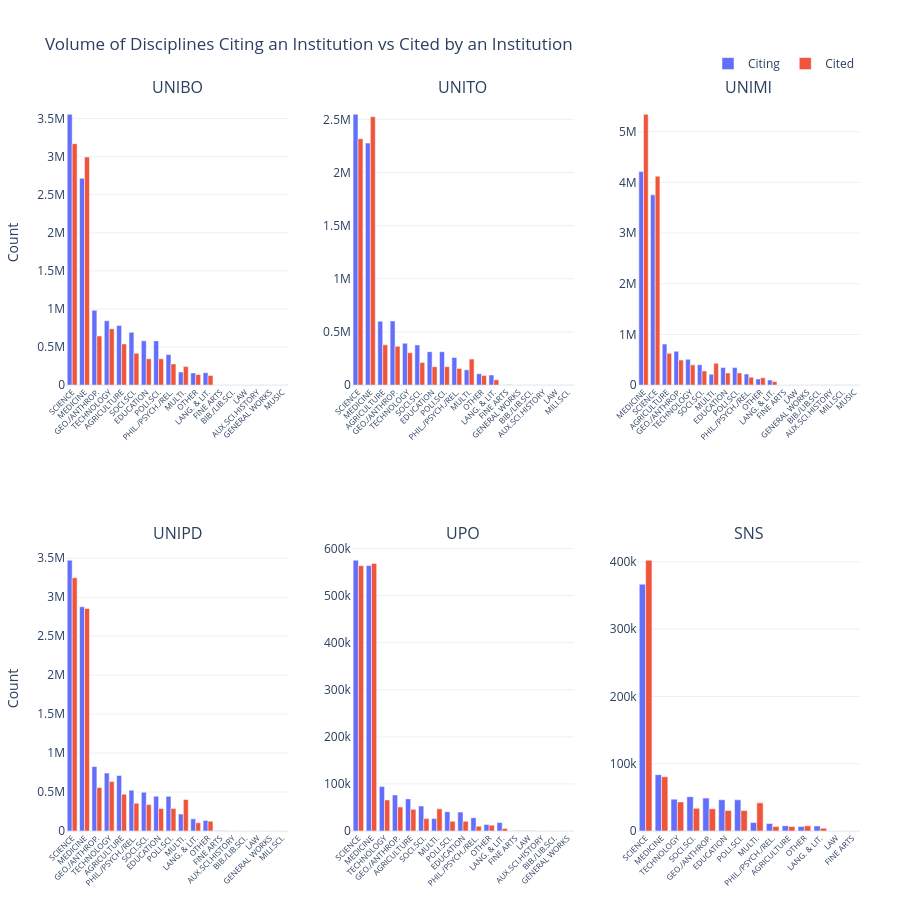

This figure's notebook cell:
### Markdown cell above
### Grouped Bar Chart

The same data as the Butterfly Chart, displayed as grouped vertical bars. This view makes it easier to compare absolute counts between Citing (blue) and Cited (red) for each discipline within a single institution.

### Code cell
import plotly.graph_objects as go
from plotly.subplots import make_subplots

ROWS, COLS = 2, 3

fig = make_subplots(
    rows=ROWS, cols=COLS,
    subplot_titles=INSTITUTIONS,
    horizontal_spacing=0.08,
    vertical_spacing=0.22,
)

show_legend = True


for idx, inst in enumerate(INSTITUTIONS):
    row = idx // COLS + 1
    col = idx % COLS  + 1

    if inst_col is None or inst not in df_prof[inst_col].values:
        fig.add_trace(go.Bar(x=[], y=[], showlegend=False), row=row, col=col)
        fig.add_annotation(
            text="No data",
            xref=f"x{idx + 1} domain", yref=f"y{idx + 1} domain",
            x=0.5, y=0.5, showarrow=False,
            font=dict(size=14, color="gray"),
        )
        continue

    subset = df_prof[df_prof[inst_col] == inst]
    agg = (
        subset.groupby(discipline_col)[[citing_col, cited_col]]
        .sum().reset_index()
    )
    agg["total"]      = agg[citing_col] + agg[cited_col]
    agg               = agg.sort_values("total", ascending=False).reset_index(drop=True)
    agg["disc_label"] = agg[discipline_col].map(lambda x: DISC_SHORT.get(x, x))

    fig.add_trace(go.Bar(
        x=agg["disc_label"], y=agg[citing_col],
        name="Citing", legendgroup="citing",
        showlegend=show_legend, marker_color=COLORS["citing"],
        hovertemplate="%{x}<br>Citing: %{y:,}<extra></extra>",
    ), row=row, col=col)

    fig.add_trace(go.Bar(
        x=agg["disc_label"], y=agg[cited_col],
        name="Cited", legendgroup="cited",
        showlegend=show_legend, marker_color=COLORS["cited"],
        hovertemplate="%{x}<br>Cited: %{y:,}<extra></extra>",
    ), row=row, col=col)

    show_legend = False

    fig.update_xaxes(tickangle=-45, tickfont=dict(size=8), row=row, col=col)
    fig.update_yaxes(title_text="Count" if col == 1 else "", row=row, col=col)

fig.update_layout(
    title_text="Volume of Disciplines Citing an Institution vs Cited by an Institution",
    barmode="group",
    height=900,
    legend=dict(orientation="h", yanchor="bottom", y=1.03, xanchor="right", x=1),
    margin=dict(l=60, r=40, t=100, b=40),
    template="plotly_white",
)
fig.show()

### Figure 1 — Plotly figure (JSON) as saved in the notebook; plotly's stock layout.template omitted (floating-point values rounded to 4 significant figures)
{"data": [{"hovertemplate": "%{x}<br>Citing: %{y:,}<extra></extra>", "legendgroup": "citing", "marker": {"color": "#636EFA"}, "name": "Citing", "showlegend": true, "type": "bar", "x": ["SCIENCE", "MEDICINE", "GEO./ANTHROP.", "TECHNOLOGY", "AGRICULTURE", "SOCI.SCI.", "EDUCATION", "POLI.SCI.", "PHIL./PSYCH./REL.", "MULTI.", "OTHER", "LANG. & LIT.", "FINE ARTS", "BIB./LIB.SCI.", "LAW", "AUX.SCI.HISTORY", "GENERAL WORKS", "MUSIC"], "xaxis": "x", "y": [3557051, 2716909, 982595, 844385, 781457, 693976, 581189, 580491, 401305, 171292, 159712, 163030, 1867, 816, 120, 425, 187, 117], "yaxis": "y"}, {"hovertemplate": "%{x}<br>Cited: %{y:,}<extra></extra>", "legendgroup": "cited", "marker": {"color": "#EF553B"}, "name": "Cited", "showlegend": true, "type": "bar", "x": ["SCIENCE", "MEDICINE", "GEO./ANTHROP.", "TECHNOLOGY", "AGRICULTURE", "SOCI.SCI.", "EDUCATION", "POLI.SCI.", "PHIL./PSYCH./REL.", "MULTI.", "OTHER", "LANG. & LIT.", "FINE ARTS", "BIB./LIB.SCI.", "LAW", "AUX.SCI.HISTORY", "GENERAL WORKS", "MUSIC"], "xaxis": "x", "y": [3170898, 2995492, 644412, 740597, 540927, 418510, 345610, 345181, 278569, 242640, 137918, 125195, 2194, 806, 525, 183, 116, 4], "yaxis": "y"}, {"hovertemplate": "%{x}<br>Citing: %{y:,}<extra></extra>", "legendgroup": "citing", "marker": {"color": "#636EFA"}, "name": "Citing", "showlegend": false, "type": "bar", "x": ["SCIENCE", "MEDICINE", "AGRICULTURE", "GEO./ANTHROP.", "TECHNOLOGY", "SOCI.SCI.", "EDUCATION", "POLI.SCI.", "PHIL./PSYCH./REL.", "MULTI.", "OTHER", "LANG. & LIT.", "FINE ARTS", "GENERAL WORKS", "BIB./LIB.SCI.", "AUX.SCI.HISTORY", "LAW", "MILI.SCI."], "xaxis": "x2", "y": [2547898, 2276756, 600179, 603707, 393525, 378027, 314457, 313992, 260678, 143358, 106579, 95311, 1501, 491, 501, 325, 99, 73], "yaxis": "y2"}, {"hovertemplate": "%{x}<br>Cited: %{y:,}<extra></extra>", "legendgroup": "cited", "marker": {"color": "#EF553B"}, "name": "Cited", "showlegend": false, "type": "bar", "x": ["SCIENCE", "MEDICINE", "AGRICULTURE", "GEO./ANTHROP.", "TECHNOLOGY", "SOCI.SCI.", "EDUCATION", "POLI.SCI.", "PHIL./PSYCH./REL.", "MULTI.", "OTHER", "LANG. & LIT.", "FINE ARTS", "GENERAL WORKS", "BIB./LIB.SCI.", "AUX.SCI.HISTORY", "LAW", "MILI.SCI."], "xaxis": "x2", "y": [2317628, 2525171, 378624, 365160, 303844, 213665, 173448, 172985, 156478, 244531, 89107, 49966, 2094, 369, 305, 106, 176, 22], "yaxis": "y2"}, {"hovertemplate": "%{x}<br>Citing: %{y:,}<extra></extra>", "legendgroup": "citing", "marker": {"color": "#636EFA"}, "name": "Citing", "showlegend": false, "type": "bar", "x": ["MEDICINE", "SCIENCE", "AGRICULTURE", "GEO./ANTHROP.", "TECHNOLOGY", "SOCI.SCI.", "MULTI.", "EDUCATION", "POLI.SCI.", "PHIL./PSYCH./REL.", "OTHER", "LANG. & LIT.", "FINE ARTS", "LAW", "GENERAL WORKS", "BIB./LIB.SCI.", "AUX.SCI.HISTORY", "MILI.SCI.", "MUSIC"], "xaxis": "x3", "y": [4212478, 3754384, 808780, 666695, 510079, 400731, 213399, 346240, 345482, 218421, 119279, 99430, 1519, 570, 315, 307, 91, 73, 67], "yaxis": "y3"}, {"hovertemplate": "%{x}<br>Cited: %{y:,}<extra></extra>", "legendgroup": "cited", "marker": {"color": "#EF553B"}, "name": "Cited", "showlegend": false, "type": "bar", "x": ["MEDICINE", "SCIENCE", "AGRICULTURE", "GEO./ANTHROP.", "TECHNOLOGY", "SOCI.SCI.", "MULTI.", "EDUCATION", "POLI.SCI.", "PHIL./PSYCH./REL.", "OTHER", "LANG. & LIT.", "FINE ARTS", "LAW", "GENERAL WORKS", "BIB./LIB.SCI.", "AUX.SCI.HISTORY", "MILI.SCI.", "MUSIC"], "xaxis": "x3", "y": [5344229, 4121851, 627135, 494187, 399442, 280405, 431123, 240069, 239674, 156953, 144004, 69833, 3877, 1247, 430, 312, 70, 22, 0], "yaxis": "y3"}, {"hovertemplate": "%{x}<br>Citing: %{y:,}<extra></extra>", "legendgroup": "citing", "marker": {"color": "#636EFA"}, "name": "Citing", "showlegend": false, "type": "bar", "x": ["SCIENCE", "MEDICINE", "GEO./ANTHROP.", "TECHNOLOGY", "AGRICULTURE", "PHIL./PSYCH./REL.", "SOCI.SCI.", "EDUCATION", "POLI.SCI.", "MULTI.", "LANG. & LIT.", "OTHER", "FINE ARTS", "AUX.SCI.HISTORY", "BIB./LIB.SCI.", "LAW", "GENERAL WORKS", "MILI.SCI."], "xaxis": "x4", "y": [3475269, 2876987, 827290, 743320, 711974, 524383, 497573, 446546, 445166, 217516, 155711, 136223, 2180, 372, 256, 191, 33, 36], "yaxis": "y4"}, {"hovertemplate": "%{x}<br>Cited: %{y:,}<extra></extra>", "legendgroup": "cited", "marker": {"color": "#EF553B"}, "name": "Cited", "showlegend": false, "type": "bar", "x": ["SCIENCE", "MEDICINE", "GEO./ANTHROP.", "TECHNOLOGY", "AGRICULTURE", "PHIL./PSYCH./REL.", "SOCI.SCI.", "EDUCATION", "POLI.SCI.", "MULTI.", "LANG. & LIT.", "OTHER", "FINE ARTS", "AUX.SCI.HISTORY", "BIB./LIB.SCI.", "LAW", "GENERAL WORKS", "MILI.SCI."], "xaxis": "x4", "y": [3249518, 2854728, 557630, 636729, 472382, 356780, 338819, 288110, 287453, 404796, 105782, 124541, 3630, 245, 258, 73, 98, 13], "yaxis": "y4"}, {"hovertemplate": "%{x}<br>Citing: %{y:,}<extra></extra>", "legendgroup": "citing", "marker": {"color": "#636EFA"}, "name": "Citing", "showlegend": false, "type": "bar", "x": ["SCIENCE", "MEDICINE", "TECHNOLOGY", "GEO./ANTHROP.", "AGRICULTURE", "SOCI.SCI.", "MULTI.", "POLI.SCI.", "EDUCATION", "PHIL./PSYCH./REL.", "OTHER", "LANG. & LIT.", "FINE ARTS", "LAW", "AUX.SCI.HISTORY", "BIB./LIB.SCI.", "GENERAL WORKS"], "xaxis": "x5", "y": [575448, 563860, 94507, 76618, 68243, 53114, 26459, 40919, 40172, 28137, 13712, 17863, 550, 323, 27, 25, 0], "yaxis": "y5"}, {"hovertemplate": "%{x}<br>Cited: %{y:,}<extra></extra>", "legendgroup": "cited", "marker": {"color": "#EF553B"}, "name": "Cited", "showlegend": false, "type": "bar", "x": ["SCIENCE", "MEDICINE", "TECHNOLOGY", "GEO./ANTHROP.", "AGRICULTURE", "SOCI.SCI.", "MULTI.", "POLI.SCI.", "EDUCATION", "PHIL./PSYCH./REL.", "OTHER", "LANG. & LIT.", "FINE ARTS", "LAW", "AUX.SCI.HISTORY", "BIB./LIB.SCI.", "GENERAL WORKS"], "xaxis": "x5", "y": [563809, 568491, 65870, 51025, 45972, 26315, 47086, 20547, 20641, 10275, 12389, 5257, 1215, 320, 53, 0, 6], "yaxis": "y5"}, {"hovertemplate": "%{x}<br>Citing: %{y:,}<extra></extra>", "legendgroup": "citing", "marker": {"color": "#636EFA"}, "name": "Citing", "showlegend": false, "type": "bar", "x": ["SCIENCE", "MEDICINE", "TECHNOLOGY", "SOCI.SCI.", "GEO./ANTHROP.", "EDUCATION", "POLI.SCI.", "MULTI.", "PHIL./PSYCH./REL.", "AGRICULTURE", "OTHER", "LANG. & LIT.", "LAW", "FINE ARTS"], "xaxis": "x6", "y": [366831, 83742, 47326, 50963, 48909, 46379, 46317, 12641, 11106, 7852, 6583, 7541, 118, 93], "yaxis": "y6"}, {"hovertemplate": "%{x}<br>Cited: %{y:,}<extra></extra>", "legendgroup": "cited", "marker": {"color": "#EF553B"}, "name": "Cited", "showlegend": false, "type": "bar", "x": ["SCIENCE", "MEDICINE", "TECHNOLOGY", "SOCI.SCI.", "GEO./ANTHROP.", "EDUCATION", "POLI.SCI.", "MULTI.", "PHIL./PSYCH./REL.", "AGRICULTURE", "OTHER", "LANG. & LIT.", "LAW", "FINE ARTS"], "xaxis": "x6", "y": [402473, 80612, 43266, 33691, 32999, 30439, 30366, 41806, 6512, 6654, 7656, 4161, 60, 79], "yaxis": "y6"}], "layout": {"annotations": [{"font": {"size": 16}, "showarrow": false, "text": "UNIBO", "x": 0.14, "xanchor": "center", "xref": "paper", "y": 1, "yanchor": "bottom", "yref": "paper"}, {"font": {"size": 16}, "showarrow": false, "text": "UNITO", "x": 0.5, "xanchor": "center", "xref": "paper", "y": 1, "yanchor": "bottom", "yref": "paper"}, {"font": {"size": 16}, "showarrow": false, "text": "UNIMI", "x": 0.86, "xanchor": "center", "xref": "paper", "y": 1, "yanchor": "bottom", "yref": "paper"}, {"font": {"size": 16}, "showarrow": false, "text": "UNIPD", "x": 0.14, "xanchor": "center", "xref": "paper", "y": 0.39, "yanchor": "bottom", "yref": "paper"}, {"font": {"size": 16}, "showarrow": false, "text": "UPO", "x": 0.5, "xanchor": "center", "xref": "paper", "y": 0.39, "yanchor": "bottom", "yref": "paper"}, {"font": {"size": 16}, "showarrow": false, "text": "SNS", "x": 0.86, "xanchor": "center", "xref": "paper", "y": 0.39, "yanchor": "bottom", "yref": "paper"}], "barmode": "group", "height": 900, "legend": {"orientation": "h", "x": 1, "xanchor": "right", "y": 1.03, "yanchor": "bottom"}, "margin": {"b": 40, "l": 60, "r": 40, "t": 100}, "title": {"text": "Volume of Disciplines Citing an Institution vs Cited by an Institution"}, "xaxis": {"anchor": "y", "domain": [0, 0.28], "tickangle": -45, "tickfont": {"size": 8}}, "xaxis2": {"anchor": "y2", "domain": [0.36, 0.64], "tickangle": -45, "tickfont": {"size": 8}}, "xaxis3": {"anchor": "y3", "domain": [0.72, 1], "tickangle": -45, "tickfont": {"size": 8}}, "xaxis4": {"anchor": "y4", "domain": [0, 0.28], "tickangle": -45, "tickfont": {"size": 8}}, "xaxis5": {"anchor": "y5", "domain": [0.36, 0.64], "tickangle": -45, "tickfont": {"size": 8}}, "xaxis6": {"anchor": "y6", "domain": [0.72, 1], "tickangle": -45, "tickfont": {"size": 8}}, "yaxis": {"anchor": "x", "domain": [0.61, 1], "title": {"text": "Count"}}, "yaxis2": {"anchor": "x2", "domain": [0.61, 1], "title": {"text": ""}}, "yaxis3": {"anchor": "x3", "domain": [0.61, 1], "title": {"text": ""}}, "yaxis4": {"anchor": "x4", "domain": [0, 0.39], "title": {"text": "Count"}}, "yaxis5": {"anchor": "x5", "domain": [0, 0.39], "title": {"text": ""}}, "yaxis6": {"anchor": "x6", "domain": [0, 0.39], "title": {"text": ""}}}}
